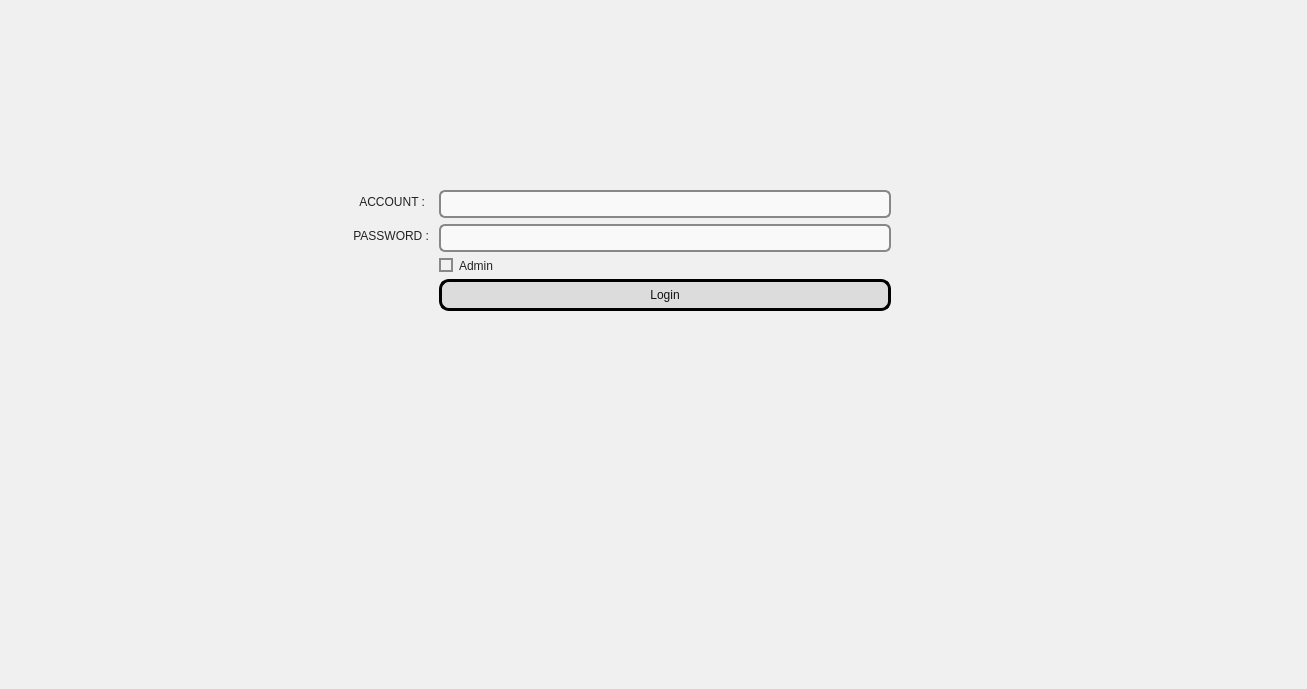
<?xml version="1.0" encoding="UTF-8"?>
<ui version="4.0">
 <class>MainWindow</class>
 <widget class="QMainWindow" name="MainWindow">
  <property name="geometry">
   <rect>
    <x>0</x>
    <y>0</y>
    <width>1307</width>
    <height>689</height>
   </rect>
  </property>
  <property name="windowTitle">
   <string>MainWindow</string>
  </property>
  <property name="styleSheet">
   <string notr="true">QWidget {
    background-color: #f0f0f0;  /* 淺灰色背景 */
}
</string>
  </property>
  <widget class="QWidget" name="centralwidget">
   <widget class="QWidget" name="layoutWidget">
    <property name="geometry">
     <rect>
      <x>350</x>
      <y>190</y>
      <width>541</width>
      <height>251</height>
     </rect>
    </property>
    <layout class="QFormLayout" name="formLayout">
     <item row="0" column="0">
      <widget class="QLabel" name="Account">
       <property name="styleSheet">
        <string notr="true">QLabel {
    font: 13pt &quot;Microsoft YaHei UI&quot;;
    color: #222222;               /* 深灰近黑文字 */
    background-color: transparent;
}
</string>
       </property>
       <property name="text">
        <string>   ACCOUNT : </string>
       </property>
      </widget>
     </item>
     <item row="1" column="0">
      <widget class="QLabel" name="Password">
       <property name="styleSheet">
        <string notr="true">QLabel {
    font: 13pt &quot;Microsoft YaHei UI&quot;;
    color: #222222;               /* 深灰近黑文字 */
    background-color: transparent;
}
</string>
       </property>
       <property name="text">
        <string> PASSWORD : </string>
       </property>
      </widget>
     </item>
     <item row="0" column="1">
      <widget class="QLineEdit" name="AccountEdit">
       <property name="styleSheet">
        <string notr="true">QLineEdit {
    font: 12pt &quot;Microsoft YaHei UI&quot;;
    border: 2px solid #888888;
    border-radius: 6px;
    padding: 4px;
    background-color: #f9f9f9;
    color: #111111;
}
</string>
       </property>
      </widget>
     </item>
     <item row="1" column="1">
      <widget class="QLineEdit" name="PasswordEdit">
       <property name="styleSheet">
        <string notr="true">QLineEdit {
    font: 12pt &quot;Microsoft YaHei UI&quot;;
    border: 2px solid #888888;
    border-radius: 6px;
    padding: 4px;
    background-color: #f9f9f9;
    color: #111111;
}
</string>
       </property>
       <property name="echoMode">
        <enum>QLineEdit::EchoMode::Password</enum>
       </property>
      </widget>
     </item>
     <item row="3" column="1">
      <widget class="QPushButton" name="LoginButton">
       <property name="cursor">
        <cursorShape>PointingHandCursor</cursorShape>
       </property>
       <property name="styleSheet">
        <string notr="true">QPushButton {
    font: 13pt &quot;Microsoft YaHei UI&quot;;
    border: 3px solid black;
    border-radius: 10px;
    background-color: #dcdcdc;  /* 淺灰色背景 */
    color: #111111;             /* 深黑色文字 */
    padding: 6px;
}
</string>
       </property>
       <property name="text">
        <string>Login</string>
       </property>
      </widget>
     </item>
     <item row="2" column="1">
      <widget class="QCheckBox" name="Admin_check">
       <property name="cursor">
        <cursorShape>CrossCursor</cursorShape>
       </property>
       <property name="autoFillBackground">
        <bool>false</bool>
       </property>
       <property name="styleSheet">
        <string notr="true">QCheckBox {
    font: 8pt &quot;Microsoft YaHei UI&quot;;
    color: #222222;  /* 深灰色文字 */
}

QCheckBox::indicator {
    background-color: #f0f0f0;
    border: 2px solid #888888;
    width: 10px;
    height: 10px;
}

QCheckBox::indicator:checked {
    background-color: #4CAF50;  /* 勾選後顯示綠色 */
    border: 1px solid #4CAF50;
}
</string>
       </property>
       <property name="text">
        <string>Admin</string>
       </property>
      </widget>
     </item>
    </layout>
   </widget>
  </widget>
  <widget class="QMenuBar" name="menubar">
   <property name="geometry">
    <rect>
     <x>0</x>
     <y>0</y>
     <width>1307</width>
     <height>20</height>
    </rect>
   </property>
  </widget>
  <widget class="QStatusBar" name="statusbar"/>
 </widget>
 <resources/>
 <connections/>
</ui>
